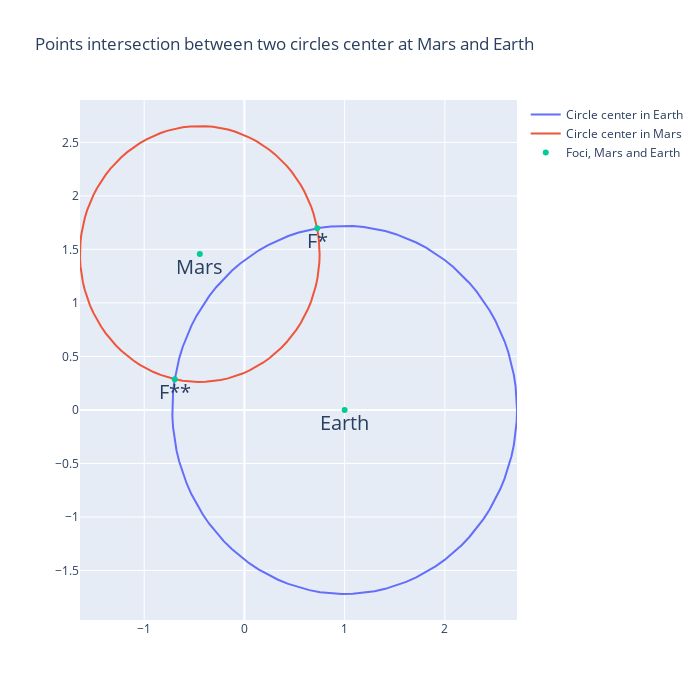

The notebook cell saved with this chart:
### Code cell
import plotly.graph_objects as go

fig = go.Figure()

fig.add_trace(go.Scatter(
    x=c_x1,
    y=c_y1,
    mode="lines",
    name="Circle center in Earth"
))

fig.add_trace(go.Scatter(
    x=c_x2,
    y=c_y2,
    mode="lines",
    name="Circle center in Mars"
))

fig.add_trace(go.Scatter(
    x=[F1_[0], F2_[0], earth[0], mars[0]],
    y=[F1_[1], F2_[1], earth[1], mars[1]],
    mode="markers+text",
    text=["F*", "F**", "Earth", "Mars"],
    textposition="bottom center",
    textfont=dict(size=20),
    name="Foci, Mars and Earth"
    
))

fig.update_layout(
    title=dict(text="Points intersection between two circles center at Mars and Earth"),
    width=700,
    height=700,
)

fig.show()
